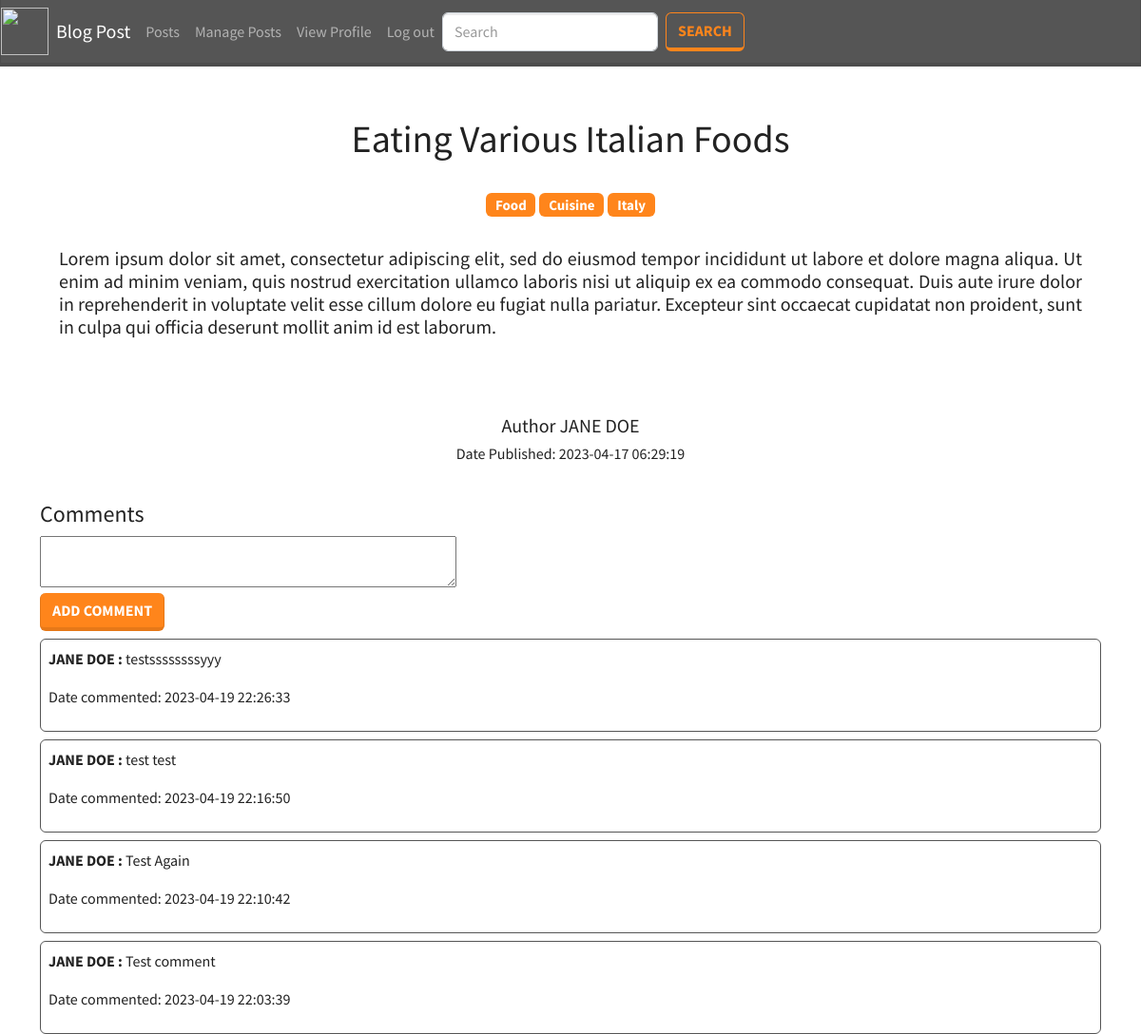
The page /single_post.php?id=5 (signed in) on the database its author committed.
### tables this page shows
CREATE TABLE `blogs` (
  `id` int(11) NOT NULL,
  `author_id` int(11) NOT NULL,
  `title` varchar(255) NOT NULL,
  `body` longtext NOT NULL,
  `tags` varchar(255) NOT NULL,
  `date_created` datetime NOT NULL
);

CREATE TABLE `users` (
  `id` int(11) NOT NULL,
  `first_name` varchar(255) NOT NULL,
  `middle_name` varchar(255) NOT NULL,
  `last_name` varchar(255) NOT NULL,
  `email` varchar(255) NOT NULL,
  `password` varchar(255) NOT NULL,
  `privacy_policy` varchar(255) NOT NULL,
  `is_admin` int(11) NOT NULL,
  `is_active` int(11) NOT NULL,
  `image` varchar(255) NOT NULL
);

CREATE TABLE `comments` (
  `id` int(11) NOT NULL,
  `blog_id` int(11) NOT NULL,
  `user_id` int(11) NOT NULL,
  `comment` longtext NOT NULL,
  `date_created` datetime NOT NULL
);

### includes/functions.php (called while the page is built, shortened)
<?php
function getSinglePosts(){
    $id = $_GET['id'];
    $q = "SELECT b.id as `bid`, b.author_id, b.title, b.body, b.tags, b.date_created, u.id, u.first_name, u.last_name  FROM blogs b INNER JOIN users u ON b.author_id = u.id WHERE b.id = $id";
    $result = mysqli_query($_SESSION['conn'], $q);
    $temp = array();
    while ($row = $result->fetch_assoc()) {
        $temp[] = $row;
    }
    return $temp;
}
function getComments(){
    $id = $_GET['id'];
    $q = "SELECT CONCAT(u.first_name, ' ', u.last_name) as `fullname`, c.comment, c.date_created FROM comments c INNER JOIN users u ON c.user_id = u.id WHERE c.blog_id = $id ORDER BY c.id DESC";
    $result = mysqli_query($_SESSION['conn'], $q);
    $temp = array();
    while ($row = $result->fetch_assoc()) {
        $temp[] = $row;
    }
    return $temp;
}

### single_post.php (the view, shortened to what this page needs)
<?php include('components/header.php'); ?>
<div class="container mt-5 ">
<div class="row m-1 p-1 text-center ">
        <div class="col">
            <?php foreach(getSinglePosts() as $res) {?>
                <h1><?= $res['title']?></h1>
                <br>
                <?php $tags = explode(',', $res['tags']) ?>
                <h5>
                    <?php foreach($tags as $tag){?>
                        <a  class="badge bg-warning" style="text-decoration: none"><?= $tag ?></a>
                        <?php } ?>
                    </h5>
                    <br>
                    <h5 style="text-align: justify"><?= $res['body']?></h5>
                    <br>
                    <br>
                    <br>
                    <h5>Author <?= strtoupper($res['first_name'] . " " . $res['last_name'])?></h5>
                    <h6>Date Published: <?= $res['date_created']?></h6>
                    <br>
                    <?php } ?>
                </div>
            </div>
            <div>
    <h4>Comments</h4>
    </div>
    <?php if(isset($_SESSION['id'])  && $_SESSION['is_active'] == 1){ ?>
        <form method="POST">
        <textarea name="comment" type="text" rows="2" cols="50">
        </textarea>
        <br>
        <button type="submit" name="btn_comment" class=" btn btn-warning">Add Comment</button>
        </form>
    <?php } ?>
    <?php foreach(getComments() as $res) {?>
    <div class="card border-dark p-2 mt-2">
        <p><b> <?= strtoupper($res['fullname'] )?> :  </b> <?= $res['comment']?></p>
        <p>Date commented: <?= $res['date_created']?></p>
    </div>
    <?php } ?>
</div>
<?php include('components/footer.php'); ?>

### rows shown on the page
blogs: title "Eating Various Italian Foods", tags "Food", tags "Cuisine", tags "Italy", body "Lorem ipsum dolor sit amet, consectetur adipiscing elit, sed do eiusmod tempor incididunt ut labore et dolore magna aliqua. Ut enim ad minim veniam, quis nostrud exercitation ullamco laboris nisi ut aliquip ex ea commodo consequat. Duis aute irure dolor in reprehenderit in voluptate velit esse cillum dolore eu fugiat nulla pariatur. Excepteur sint occaecat cupidatat non proident, sunt in culpa qui officia deserunt mollit anim id est laborum.", author.last_name "JANE DOE", date_created "2023-04-17 06:29:19"
comments: fullname "JANE DOE", comment "testssssssssyyy", date_created "2023-04-19 22:26:33"
comments: fullname "JANE DOE", comment "test test", date_created "2023-04-19 22:16:50"
comments: fullname "JANE DOE", comment "Test Again", date_created "2023-04-19 22:10:42"
comments: fullname "JANE DOE", comment "Test comment", date_created "2023-04-19 22:03:39"
